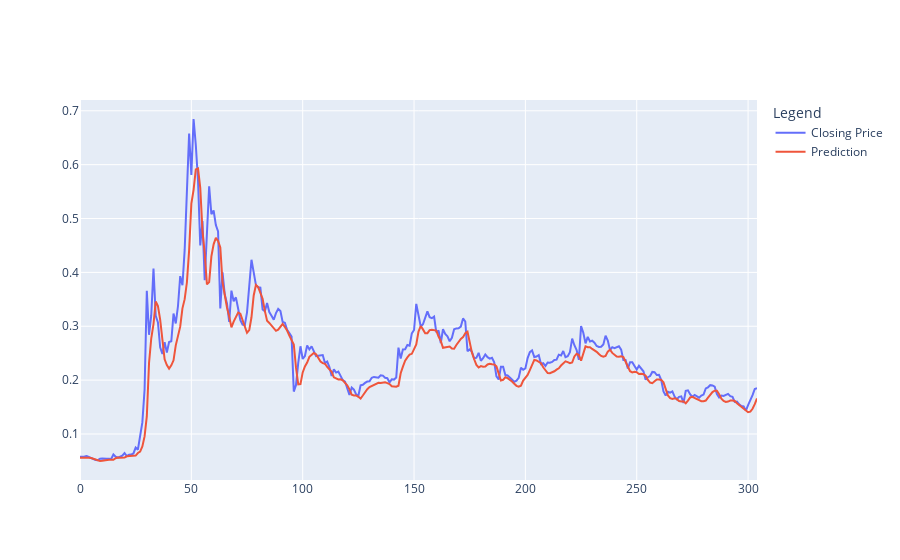

The cell this chart's notebook holds for it:
### Code cell
import plotly.express as px
import plotly.graph_objects as go
valid1 = valid[valid['Crypto-USD'] == 'DOGE-USD']
fig = go.Figure()
fig.add_trace(go.Scatter(x=list(range(len(valid1['Close']))), y=list(valid1['Close']), name='Closing Price'))
fig.add_trace(go.Scatter(y=list(valid1['Predictions']), name='Prediction'))
fig.update_layout(legend_title_text='Legend')

### Figure 1 — Plotly figure (JSON) as saved in the notebook; plotly's stock layout.template omitted (floating-point values rounded to 4 significant figures; data arrays with more than 128 entries replaced by an {"elided": "..."} marker saying what was removed)
{"data": [{"name": "Closing Price", "type": "scatter", "x": {"elided": "305 int values"}, "y": {"elided": "305 float values"}}, {"name": "Prediction", "type": "scatter", "y": {"elided": "305 float values"}}], "layout": {"legend": {"title": {"text": "Legend"}}}}
